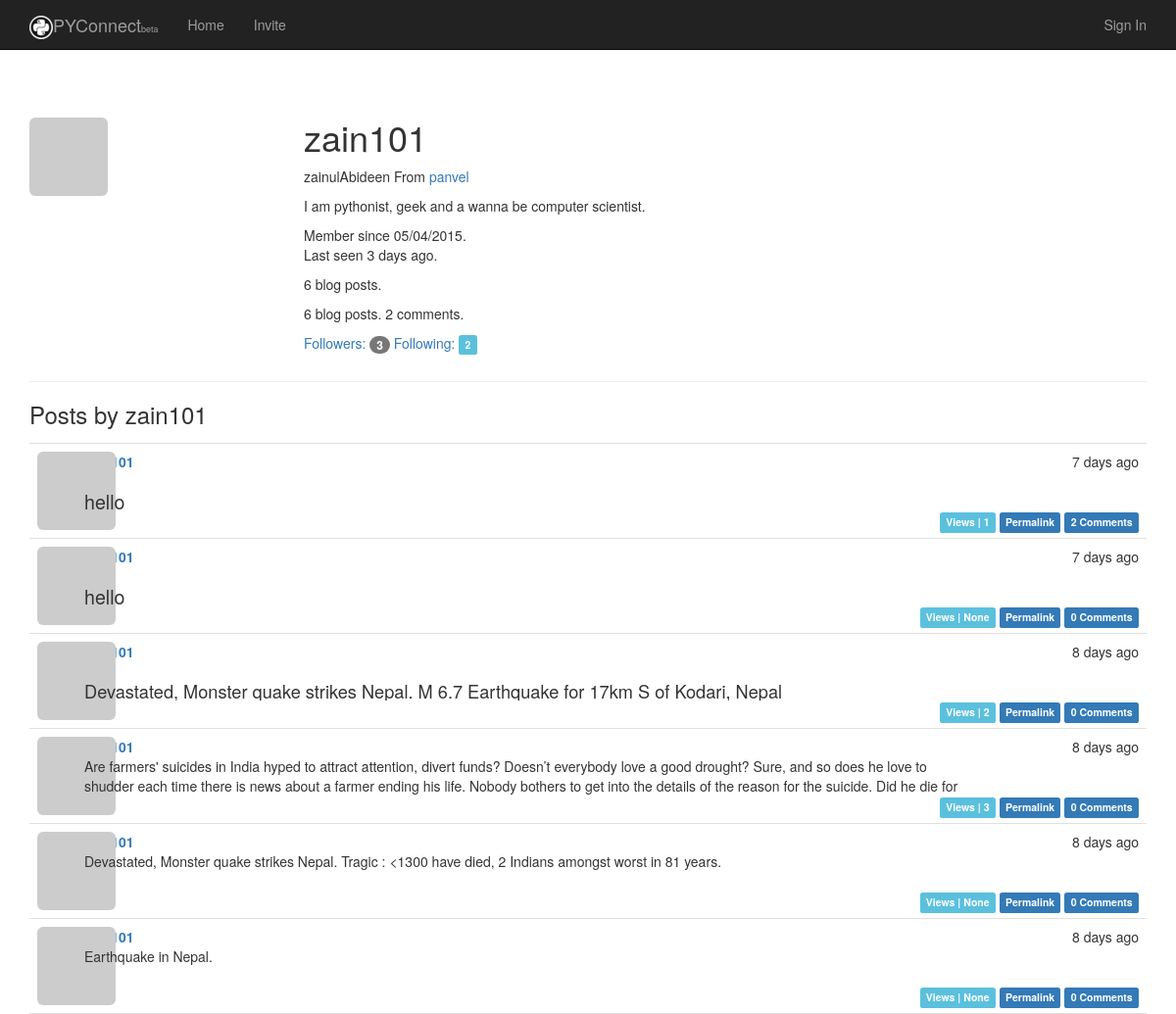
The page /user/zain101 on the database as committed earlier.
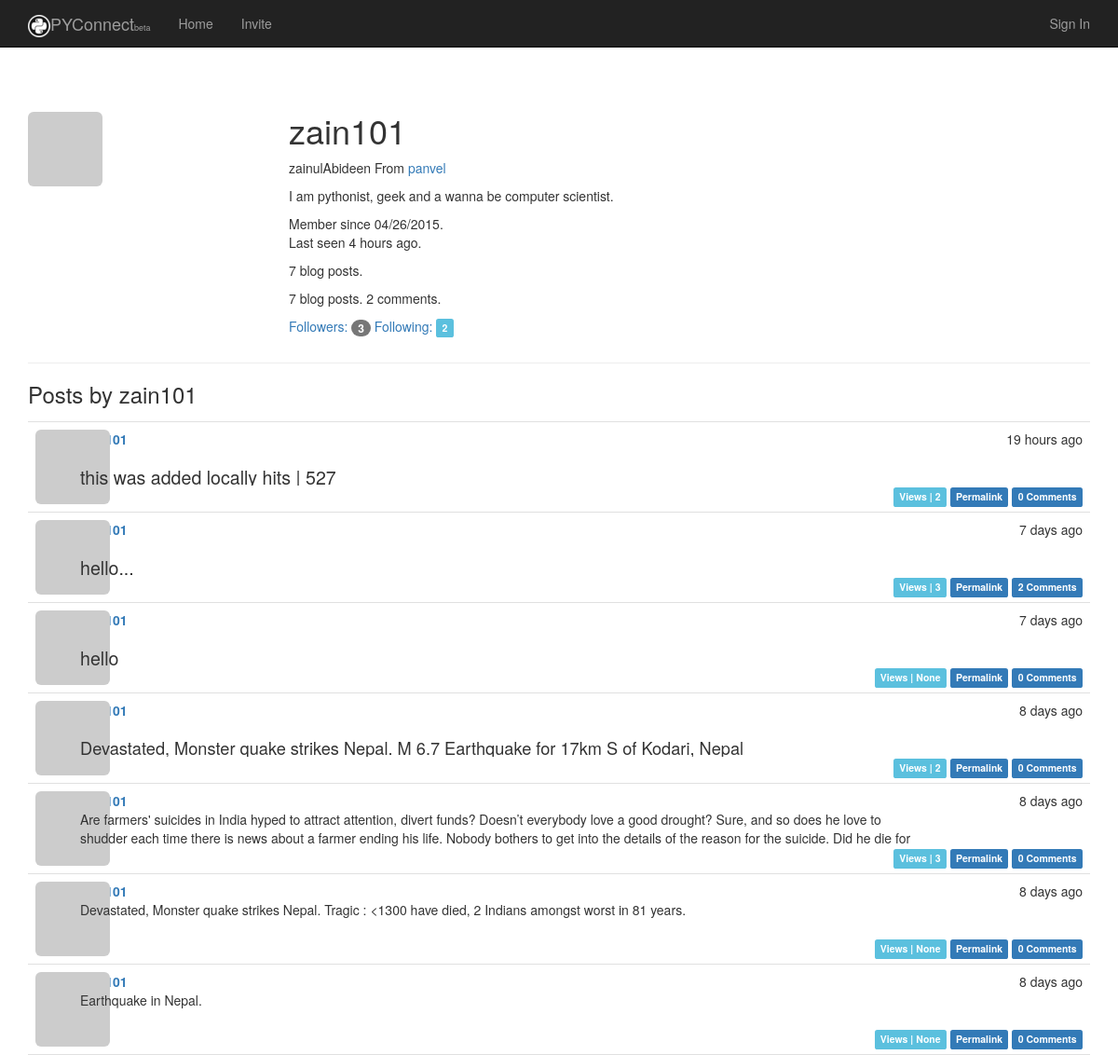
The same page on the database as committed later.
### app/models.py (models this page shows, shortened)
class User(UserMixin, db.Model):
    __tablename__ = 'users'          # Table names should be plural.
    id = db.Column(db.Integer, primary_key=True)
    email = db.Column(db.String(64), unique=True, index=True)
    username = db.Column(db.String(64), unique=True, index=True)
    password_hash = db.Column(db.String)
    role_id = db.Column(db.Integer, db.ForeignKey('roles.id'))
    confirmed = db.Column(db.Boolean, default=False)
    location = db.Column(db.String(64))
    name = db.Column(db.String(64))
    about_me = db.Column(db.Text)
    member_since = db.Column(db.DateTime(), default=datetime.utcnow)
    last_seen = db.Column(db.DateTime(), default=datetime.utcnow)
    avatar_hash = db.Column(db.String(32))
    posts = db.relationship('Post', backref='author', lazy='dynamic')
    comments = db.relationship('Comment', backref='author', lazy='dynamic')
    '''
    These are the people who follow me
    '''
    followed = db.relationship(
        'Follow',
        foreign_keys=[Follow.follower_id],
        backref=db.backref('follower', lazy='joined'),
        lazy='dynamic',
        cascade='all, delete-orphan')
    '''
    These are people whome I follow
    '''
    followers = db.relationship(
        'Follow',
        foreign_keys=[Follow.followed_id],
        backref=db.backref('followed', lazy='joined'),
        lazy='dynamic',
        cascade='all, delete-orphan'
    )
    @property
    def password(self):
        raise AttributeError('Password is not a readable attribute')
    '''
    The ping method is called every time the request for user is received, by using before_app_request hook
    '''
    def ping(self):
        self.last_seen = datetime.utcnow()
        db.session.add(self)
    '''
    User avatar creation
    '''
    def gravatar(self, size=100, default='identicon', rating='g'):
        if request.is_secure:
            url = 'https://secure.gravatar.com/avatar'
        else:
            url = 'http://www.gravatar.com/avatar'
        hash = self.avatar_hash or  hashlib.md5(self.email.encode('utf-8')).hexdigest()
        return '{url}/{hash}?s={size}&d={default}&r={rating}'.format(url=url, size=size, default=default, rating=rating, hash=hash)
    def follow(self, user):
        if not self.is_following(user):
            f = Follow(follower=self, followed=user)
            db.session.add(f)
    '''
    This method is introduced to correct the values of DB to follow a user to itself
    '''

class Post(UserMixin, db.Model):
    __tablename__ = 'posts'
    id = db.Column(db.Integer, primary_key=True)
    body = db.Column(db.Text)
    body_html = db.Column(db.Text)
    timestamp = db.Column(db.DateTime, index=True, default=datetime.utcnow)
    author_id = db.Column(db.Integer, db.ForeignKey('users.id'))
    views = db.Column(db.Integer)
    comments = db.relationship('Comment', backref='post', lazy='dynamic')

### app/main/views.py (the view)
@main.route('/user/<username>')
def user(username):
    user = User.query.filter_by(username=username).first()
    posts = user.posts.order_by(Post.timestamp.desc()).all()
    if user is None:
        abort(404)
    return render_template('user.html', user=user, posts=posts)

### app/auth/views.py (called while the page is built)
@auth.before_app_request
def before_request():
    if current_user.is_authenticated():
        current_user.ping()
        if not current_user.confirmed and request.endpoint[:5] != 'auth.':
            return redirect(url_for('auth.unconfirmed'))

### app/main/__init__.py (called while the page is built)
@main.app_context_processor
def inject_permission():
    return dict(Permission=Permission)

### app/models.py (called while the page is built)
    def can(self, permissions):
        return False

    def is_administrator(self):
        return False

### app/templates/user.html (shortened to what this page needs)
{% extends "base.html" %}
{% block page_content %}
    <div class="page-header">
    <img class="img-rounded profile-thumbnail" src="{{user.gravatar(size=256)  }}" />
<div class="profile-header">
    <h1>{{ user.username }}</h1>
    {% if user.name or user.location %}
    <p>
        {% if user.name %} {{ user.name }} {% endif %}
        {% if user.location %}
            From <a href="http://maps.google.com/?q={{ user.location }}">{{ user.location }}</a>
        {% endif %}
    </p>
    {% endif %}
    {% if user.about_me %}
        <p> {{ user.about_me }}</p>
    {% endif %}
    <p>
        Member since {{ moment(user.member_since).format('L')}}.<br />
        Last seen {{ moment(user.last_seen).fromNow()}}.
        <p>{{ user.posts.count() }} blog posts.</p>
        <p>{{ user.posts.count() }} blog posts. {{ user.comments.count() }} comments.</p>
    </p>
    <p>
        <a href="{{ url_for('.followers', username=user.username) }}">
            Followers: <span class="badge label-danger">{{ user.followers.count() - 1 }}</span>
        </a>
        <a href="{{ url_for('.followed_by', username=user.username) }}">
            Following: <span class="label label-info">{{ user.followed.count() - 1 }}</span>
        </a>
    </p>
    </div>
 </div>
    <h3>Posts by {{ user.username}}</h3>
   {% include '_posts.html' %}
{% endblock %}

### app/templates/_posts.html (shortened to what this page needs)
<ul class="posts">
        {% for post in posts %}
            <li class="post">
                <div class="post-thumbnail">
                   <a href="{{ url_for('.user', username=post.author.username) }}">
                <img class="img-rounded profile-thumbnail" src="{{ post.author.gravatar(size=40) }}">
            </a>
                </div>
                <div class="post-content">
                    <div class="post-date">{{ moment(post.timestamp).fromNow() }}</div>
                    <div class="post-author">
                        <a href="{{ url_for('.user', username=post.author.username) }}">
                        </a>
                    </div>
                    <div  class="post-body {% if  endpoint != '.post' %}sample{% endif %}">
                    {% if post.body_html %}
                        {{ post.body_html | safe }}
                    {% else %}
                        {{ post.body | safe }}
                    {% endif %}
                    </div>
                    <div class="post-footer">
                        <span class="label label-info">Views | {{ post.views }}</span>
                        <a href="{{ url_for('.post', id=post.id) }}">
                            <span class="label label-primary">Permalink</span>
                        </a>
                        <a href="{{ url_for('.post', id=post.id) }}#comments">
                            <span class="label label-primary">{{ post.comments.count() }} Comments</span>
                         </a>
                    </div>
                </div>
            </li>
        {%  endfor %}
    </ul>

Rows that differ between the two databases and show on the page:
changed User "zain101": member_since "05/04/2015" → "04/26/2015"; last_seen "3 days ago" → "4 hours ago"
added Post: timestamp "19 hours ago", body_html "this was added locally hits | 527", views "2", comments.count "0"
changed Post: body_html "hello" → "hello..."; views "1" → "3"
Other text that changed with them:
{{ user.posts.count() }}: "6" → "7"
